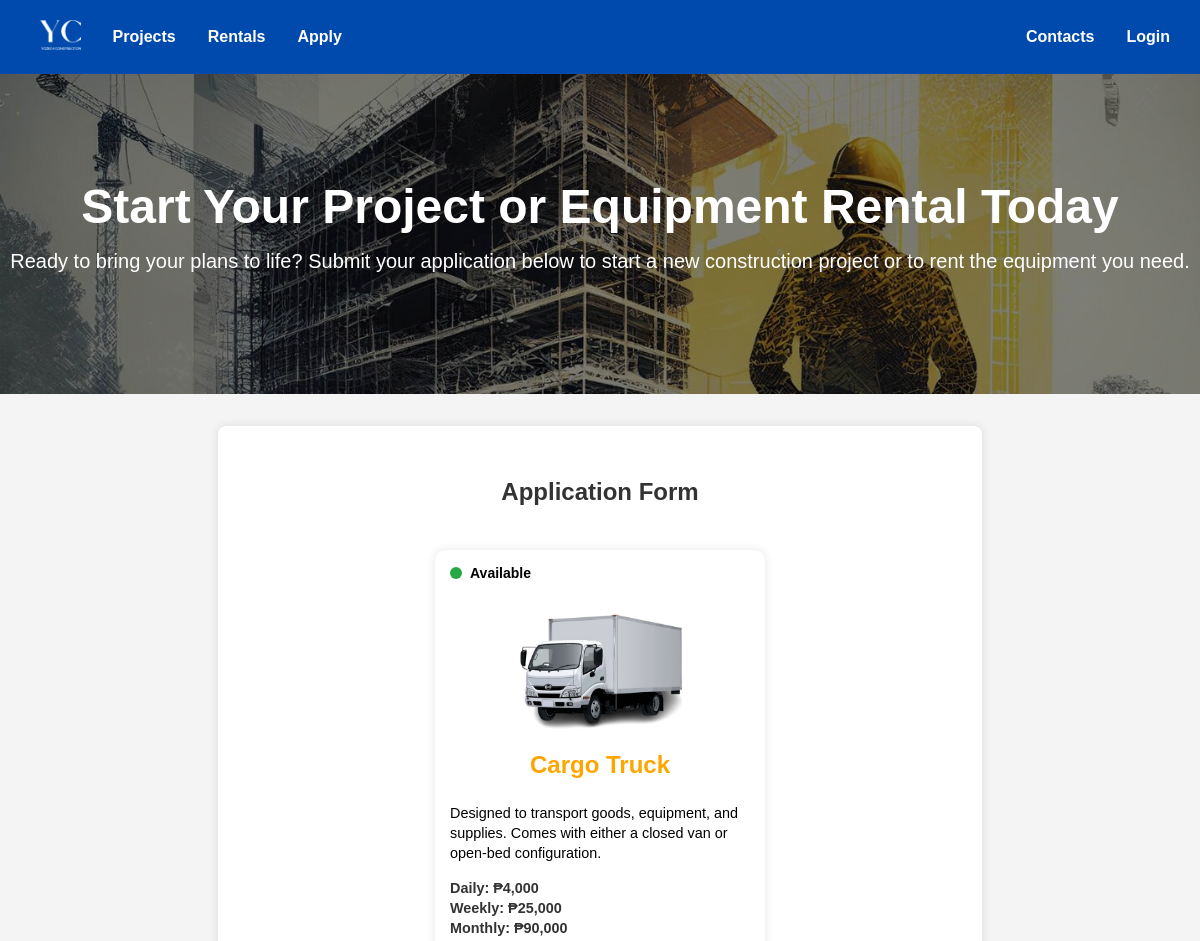
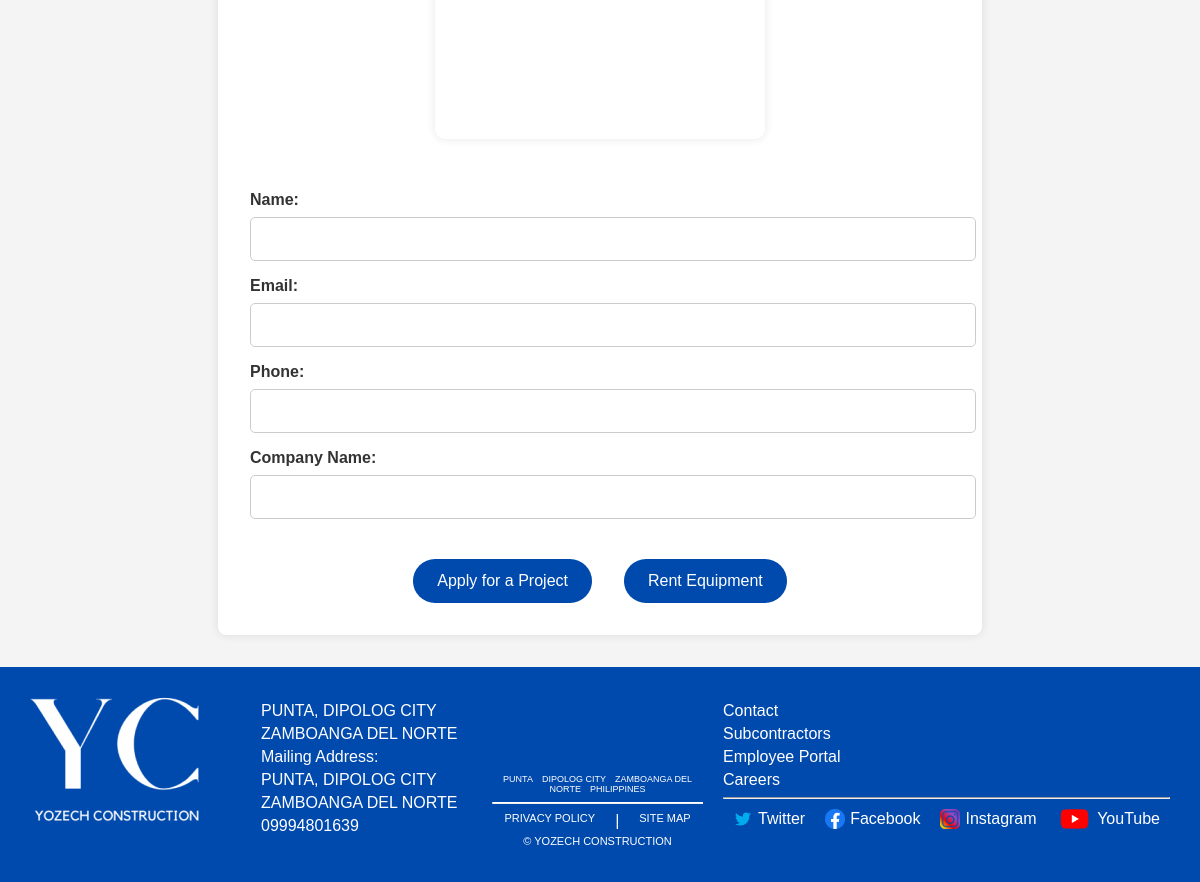
Page /apply.php?equipment=Cargo+Truck on the committed database (2 pictures, top to bottom).
### tables this page shows
CREATE TABLE `equipment` (
  `EquipmentID` int(11) NOT NULL,
  `EquipmentName` varchar(100) DEFAULT NULL,
  `RentalStartDate` date DEFAULT NULL,
  `RentalEndDate` date DEFAULT NULL,
  `NeedsOperator` tinyint(1) DEFAULT 0,
  `Description` text DEFAULT NULL,
  `ImagePath` varchar(255) DEFAULT NULL,
  `DailyPrice` decimal(10,2) DEFAULT NULL,
  `WeeklyPrice` decimal(10,2) DEFAULT NULL,
  `MonthlyPrice` decimal(10,2) DEFAULT NULL,
  `Availability` enum('Available','Unavailable') DEFAULT 'Available'
);

### Apply.php (the view, shortened to what this page needs)
<!DOCTYPE html>
<html lang="en">
<head>
  <link rel="stylesheet" href="style.css" />
</head>
<body>
  <?php include 'navbar.php'; ?>
  <main>
  <section class="header">
    <h1 class="apply">Start Your Project or Equipment Rental Today</h1>
    <p class="apply">Ready to bring your plans to life? Submit your application below to start a new construction project or to rent the equipment you need.</p>
  </section>
  <div class="application-form">
    <h2>Application Form</h2>
<?php
include 'database.php';
if (isset($_GET['equipment'])) {
  $equipmentName = $_GET['equipment'];
  $stmt = $conn->prepare("SELECT * FROM equipment WHERE EquipmentName = ?");
  $stmt->bind_param("s", $equipmentName);
  $stmt->execute();
  $result = $stmt->get_result();
  if ($row = $result->fetch_assoc()) {
    ?>
      <div class="equipment-preview">
        <div class="rental-card <?= strtolower($row['Availability']) ?>" style="margin: 20px 0;">
          <div class="status-label">
            <span class="dot <?= $row['Availability'] === 'Available' ? 'green' : 'red' ?>"></span> <?= $row['Availability'] ?>
          </div>
          <img src="<?= htmlspecialchars($row['ImagePath']) ?>" alt="<?= htmlspecialchars($row['EquipmentName']) ?>" style="width: 100%; height: 150px; object-fit: contain;">
          <div class="card-body">
            <h2 class="title" style="text-align: center; color: orange;"><?= htmlspecialchars($row['EquipmentName']) ?></h2>
            <p><?= nl2br(htmlspecialchars($row['Description'])) ?></p>
            <p class="price" style="font-weight: bold;">
              Daily: ₱<?= number_format($row['DailyPrice']) ?><br>
              Weekly: ₱<?= number_format($row['WeeklyPrice']) ?><br>
              Monthly: ₱<?= number_format($row['MonthlyPrice']) ?>
            </p>
        </div>
      </div>
    </div>
    <?php
  } else {
    echo "<p style='color: red;'>Equipment not found.</p>";
  }
}
?>
    <form>
      <label for="name">Name:</label>
      <input type="text" id="name" name="name" required>
      <label for="email">Email:</label>
      <input type="email" id="email" name="email" required>
      <label for="phone">Phone:</label>
      <input type="tel" id="phone" name="phone" required>
      <label for="company">Company Name:</label>
      <input type="text" id="company" name="company">
      <div class="purpose-buttons">
        <a href="apply_project.php"><button type="button">Apply for a Project</button></a>
        <a href="rent_equipment.php"><button type="button">Rent Equipment</button></a>
      </div>
    </form>
  </div>
    </main>
  <?php include 'footer.php'; ?>
</body>
</html>

### style.css (style rules this page uses)
body, html { margin: 0; padding: 0; height: 100%; font-family: Arial, sans-serif; background-color: #f0f0f0; display: flex; flex-direction: column; }
body { display: flex; }
h1.apply { padding-top: 68px; }
p.apply { padding-bottom: 68px; }
main { flex: 1; }
label { display: block; margin-bottom: 5px; color: black; font-weight: bold; }
input[type="text"], input[type="password"], input[type="email"], input[type="tel"], input[type="submit"], textarea, select { width: 100%; padding: 10px; border: 1px solid #ccc; border-radius: 5px; font-size: 16px; margin-bottom: 1.2rem; }
.login-container button, button, .guest-button { background-color: #004AAD; color: white; border: none; padding: 0.8rem 1.5rem; border-radius: 5px; font-size: 1rem; cursor: pointer; width: 100%; text-decoration: none; }
.application-form { max-width: 600px; margin: 3rem auto; padding: 2rem; background-color: white; box-shadow: 0 0 10px rgba(0, 0, 0, 0.1); border-radius: 8px; }
.application-form h2 { text-align: center; color: #004AAD; margin-bottom: 1.5rem; }
.equipment-preview { display: flex; justify-content: center; margin-bottom: 2rem; }
.rental-card { width: 300px; min-height: 500px; max-height: 550px; display: flex; flex-direction: column; justify-content: space-between; border-radius: 10px; overflow: hidden; padding: 15px; box-shadow: 0 0 10px rgba(0, 0, 0, 0.1); background-color: white; }
.rental-card img { width: 100%; height: 150px; object-fit: contain; margin-bottom: 10px; }
.card-body { flex: 1; overflow: hidden; }
.card-body p { font-size: 0.9rem; line-height: 1.4; }
.price { margin-top: auto; font-weight: bold; }
.status-label { font-size: 14px; font-weight: bold; display: flex; align-items: center; margin-bottom: 10px; }
.dot { width: 12px; height: 12px; border-radius: 50%; display: inline-block; margin-right: 8px; }
.green { background-color: #28a745; }
.card-body { text-align: left; }
.title { margin: 0 0 10px; font-size: 22px; font-weight: bold; }
.price { margin-top: 10px; font-weight: bold; color: #333; }

### Apply.php (style rules this page uses)
body { font-family: Arial, sans-serif; margin: 0; padding: 0; box-sizing: border-box; background-color: #f4f4f4; }
.header { background: url('Background.jpg') no-repeat center center/cover; position: relative; height: 40vh; display: flex; flex-direction: column; justify-content: center; align-items: center; text-align: center; color: white; }
.header::before { content: ""; position: absolute; inset: 0; background-color: rgba(0, 0, 0, 0.5); z-index: 0; }
.header h1 { font-size: 3rem; margin: 0; position: relative; z-index: 1; }
.header p { font-size: 1.25rem; margin: 1rem 0; position: relative; z-index: 1; }
.application-form { max-width: 700px; margin: 2rem auto; padding: 2rem; background-color: white; box-shadow: 0 0 10px rgba(0, 0, 0, 0.1); border-radius: 8px; }
.application-form h2 { font-size: 1.5rem; color: #333; margin-bottom: 1.5rem; }
.application-form label { display: block; margin-bottom: 0.5rem; color: #333; }
.application-form input { width: 100%; padding: 0.75rem; margin-bottom: 1rem; border: 1px solid #ccc; border-radius: 5px; }
.application-form .purpose-buttons { display: flex; justify-content: center; gap: 2rem; margin-top: 1.5rem; }
.application-form .purpose-buttons a { text-decoration: none; }
.application-form .purpose-buttons button { background-color: #004AAD; color: white; border: none; padding: 0.8rem 1.5rem; border-radius: 30px; font-size: 1rem; cursor: pointer; transition: background 0.3s ease; }

### rows in the picture
equipment: Availability "Available", ImagePath (picture), EquipmentName "Cargo Truck", Description "Designed to transport goods, equipment, and supplies. Comes with either a closed van or open-bed configuration.", DailyPrice "4,000", WeeklyPrice "25,000", MonthlyPrice "90,000"
